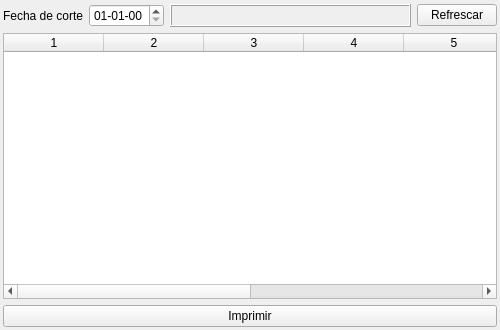
<?xml version="1.0" encoding="UTF-8"?>
<ui version="4.0">
 <class>SummaryDebtsWindow</class>
 <widget class="QWidget" name="SummaryDebtsWindow">
  <property name="geometry">
   <rect>
    <x>0</x>
    <y>0</y>
    <width>500</width>
    <height>330</height>
   </rect>
  </property>
  <property name="windowTitle">
   <string>Form</string>
  </property>
  <layout class="QVBoxLayout" name="verticalLayout">
   <property name="leftMargin">
    <number>3</number>
   </property>
   <property name="topMargin">
    <number>4</number>
   </property>
   <property name="rightMargin">
    <number>3</number>
   </property>
   <property name="bottomMargin">
    <number>3</number>
   </property>
   <item>
    <layout class="QHBoxLayout" name="horizontalLayout">
     <item>
      <widget class="QLabel" name="label_date0">
       <property name="sizePolicy">
        <sizepolicy hsizetype="Maximum" vsizetype="Preferred">
         <horstretch>0</horstretch>
         <verstretch>0</verstretch>
        </sizepolicy>
       </property>
       <property name="text">
        <string>Fecha de corte</string>
       </property>
      </widget>
     </item>
     <item>
      <widget class="QDateEdit" name="dateedit_date">
       <property name="sizePolicy">
        <sizepolicy hsizetype="Fixed" vsizetype="Fixed">
         <horstretch>0</horstretch>
         <verstretch>0</verstretch>
        </sizepolicy>
       </property>
       <property name="displayFormat">
        <string>dd-MM-yy</string>
       </property>
      </widget>
     </item>
     <item>
      <widget class="QLabel" name="label_date">
       <property name="frameShape">
        <enum>QFrame::Box</enum>
       </property>
       <property name="frameShadow">
        <enum>QFrame::Raised</enum>
       </property>
       <property name="text">
        <string/>
       </property>
      </widget>
     </item>
     <item>
      <widget class="QPushButton" name="button_refresh">
       <property name="sizePolicy">
        <sizepolicy hsizetype="Maximum" vsizetype="Fixed">
         <horstretch>0</horstretch>
         <verstretch>0</verstretch>
        </sizepolicy>
       </property>
       <property name="text">
        <string>Refrescar</string>
       </property>
      </widget>
     </item>
    </layout>
   </item>
   <item>
    <widget class="QTableWidget" name="table_info">
     <property name="columnCount">
      <number>8</number>
     </property>
     <attribute name="verticalHeaderVisible">
      <bool>false</bool>
     </attribute>
     <column/>
     <column/>
     <column/>
     <column/>
     <column/>
     <column/>
     <column/>
     <column/>
    </widget>
   </item>
   <item>
    <widget class="QPushButton" name="button_print">
     <property name="text">
      <string>Imprimir</string>
     </property>
    </widget>
   </item>
  </layout>
 </widget>
 <resources/>
 <connections/>
</ui>
